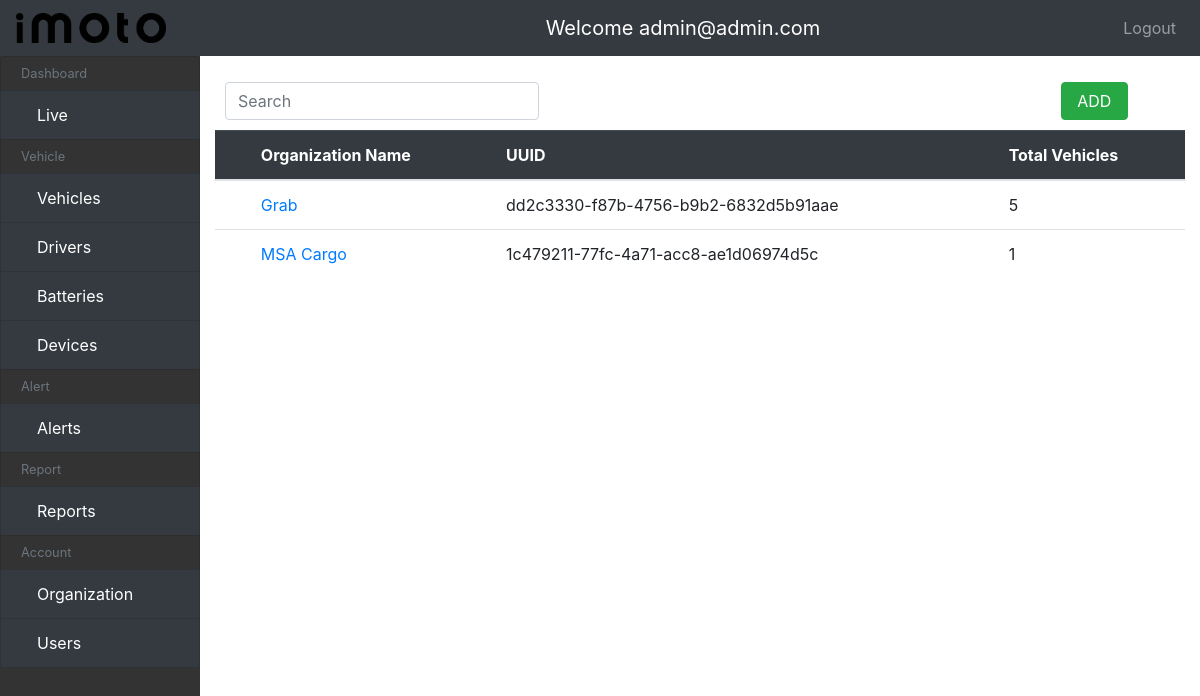
Page /accounts/organizations/ (signed in) on the committed database.
### account/models.py (models this page shows, shortened)
class Account(AbstractBaseUser):
    email = models.EmailField(verbose_name="email",
                              max_length=100, unique=True)
    username = models.CharField(
        verbose_name="username", max_length=30, blank=True, null=True)
    created_at = models.DateTimeField(
        auto_now_add=True, verbose_name="created at")
    date_joined = models.DateTimeField(
        auto_now=True, verbose_name="Date Joined")
    is_admin = models.BooleanField(default=False)
    is_active = models.BooleanField(default=True)
    is_staff = models.BooleanField(default=False)
    is_superuser = models.BooleanField(default=False)
    is_password_changed = models.BooleanField(default=False)
    USERNAME_FIELD = 'email'
    objects = MyAccountManager()

class Organization(models.Model):
    name = models.CharField(max_length=100)
    uuid = models.UUIDField(
        default=uuid4, unique=True, editable=False, verbose_name="UUID"
    )

### account/views.py (the view)
# urls.py: path("organizations/", OrganizationListView.as_view(),
@method_decorator(admin_only, name="dispatch")
class OrganizationListView(AdminOnlyPermissions, ListView):
    model = Organization
    template_name = "account/organization_list.html"
    context_object_name = "organizations"
    def get_context_data(self, **kwargs):
        context = super().get_context_data(**kwargs)
        organizations_filter = OrganizationFilter(
            self.request.GET
        )
        organizations = organizations_filter.qs
        context.update({
            "organizations": organizations,
            "organizations_filter": organizations_filter
        })
        return context

### ev/permissions.py (called while the page is built)
def admin_only(view_func):
    def wrapper_func(request, *args, **kwargs):
        if request.user.is_admin:
            return view_func(request, *args, **kwargs)
        else:
            print("yolo")
            raise Http404()
    return wrapper_func

    def has_permission(self):
        if self.request.user.is_admin:
            return True
        return False

### templates/account/organization_list.html
{% extends "main.html" %}
{% load static %}
{% block content %}
{% include 'add_search.html' with search='organization-list' add='organization-create' filter=organizations_filter placeholder='Search for Organizations' %}
<table class="table">
  <thead class="table-dark">
    <tr>
      <th scope="col"></th>
      <th scope="col">Organization Name</th>
      <th scope="col">UUID</th>
      <th scope="col">Total Vehicles</th>
    </tr>
  </thead>
  <tbody>
    {% if organizations %}
    {% for organization in organizations %}
    <tr>
      <th scope="row"></th>
      <td><a href="{% url 'organization-update' organization.pk %}">{{organization.name}}</a></td>
      <td>{{organization.uuid}}</td>
      <td>{{organization.vehicles.count}}</td>
    </tr>
    {% endfor %}
    {% else %}
    <tr class="no-data">
    <td colspan="14">No Record !!</td>
    </tr>
    {% endif %}
  </tbody>
</table>
{% endblock %}

### templates/topnav.html (shortened to what this page needs)
{% load static %}
<nav class="navbar navbar-expand-md navbar-dark bg-dark fixed-top">
    <a class="navbar-brand" href="#">
        <img src="{% static 'img/imoto_logo.png' %}" width="150" height="30" class="d-inline-block align-top" alt="">
    </a>
    <div class="mx-auto order-0">
        <a class="navbar-brand mx-auto" href="#">Welcome {{user.email}}</a>
    </div>
    {% if request.user.is_authenticated %}
      <div class="navbar-collapse collapse w-100 order-3 dual-collapse2">
          <ul class="navbar-nav ml-auto">
              <li class="nav-item">
                  <a class="nav-link" href="{% url 'logout' %}">Logout</a>
              </li>
          </ul>
      </div>
    {% endif %}
</nav>

### static/css/custom.css (style rules this page uses)
body { padding-top: 56px; }
* { box-sizing: border-box; }

### rows in the picture
Account: email "admin@admin.com"
Organization: name "Grab", uuid "dd2c3330-f87b-4756-b9b2-6832d5b91aae", vehicles.count "5"
Organization: name "MSA Cargo", uuid "1c479211-77fc-4a71-acc8-ae1d06974d5c", vehicles.count "1"
